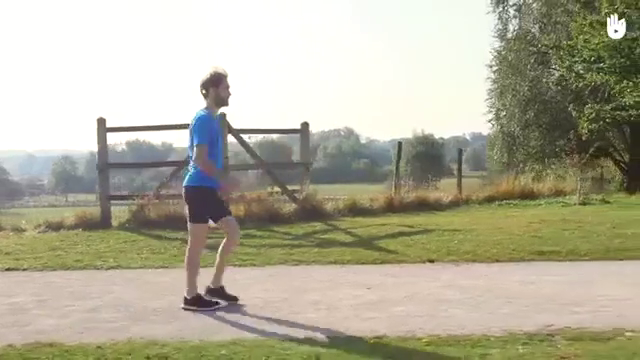
#> input picture frame 10 of 2.Computer_vision/Motion_detection/PoseVideos/Marche_plan_lateral.mp4, 640 x 360 px, given in place of ntrast=1.3 brightness=-.2 saturation=1.2 ! appsink drop=True, which was not available
$ python 'Turret_vision(Blue).py'
#> lines starting #> are read from the running program, lines starting #| are printed output that depends on the picture; after the words box and inside, x2 and y2 are one past the last pixel; in counts of white or black regions, pixels touching at a corner belong together; pictures that were not available may be replaced by others from this repository, and a replacement may not be noted
import cv2
import numpy as np
import time
import RPi.GPIO as GPIO

def angle_to_percent (angle) :
    if angle > 180 or angle < 0 :
        return False

    # d'après la datasheet du sg90 et du mg90s
    # 1ms pulse for -90(ou 0) degree (LEFT)
    # 1.5ms pulse for 0(ou 90) degree (MIDDLE)
    # 2ms pulse for 90(ou 180) degree (RIGHT)

    # donc pour du 50hz (20ms)
    # duty cycle pour 0 degre = (1/20)*100 = 5%
    # duty cycle pour 90 degres = (1.5/20)*100 = 7.5%
    # duty cycle pour 180 degres = (2/20)*100 = 10%

    # ça c'est la théorie, en pratique les résultats ne corresponde pas
    #pour ma part j'ai évalué (approximativement) le 0° à 2.5% et le 180° à 12.5%

    start = 2.5
    end = 12.55
    ratio = (end - start)/180 # Calcul du ratio pour passer d'angle à %

    angle_as_percent = angle * ratio

    return start + int(angle_as_percent)

print(cv2.__version__)
timeMark=time.time()

dtFIL=0

def nothing(x):
    pass

cv2.namedWindow('TrackBars')
cv2.moveWindow('TrackBars',1320,0)
cv2.createTrackbar('hueLower', 'TrackBars',110,179,nothing)
cv2.createTrackbar('hueUpper', 'TrackBars',130,179,nothing)
cv2.createTrackbar('satLow', 'TrackBars',160,255,nothing)
cv2.createTrackbar('satHigh', 'TrackBars',255,255,nothing)
cv2.createTrackbar('valLow', 'TrackBars',150,255,nothing)
cv2.createTrackbar('valHigh', 'TrackBars',255,255,nothing)


tilt=90
pan=90

pin_Pan=32
pin_Tilt=33

GPIO.setmode(GPIO.BOARD)
GPIO.setup(pin_Pan, GPIO.OUT)
GPIO.setup(pin_Tilt, GPIO.OUT)
frequence = 50

tilt = GPIO.PWM(pin_Tilt, frequence)
pan = GPIO.PWM(pin_Pan, frequence)

width=720
height=480
flip=2

pos_tilt=90
pos_pan=90
tilt.start(angle_to_percent(pos_tilt))
pan.start(angle_to_percent(pos_pan))


cible=100
cible_p1=(int(-cible+width/2),int(cible+height/2))
cible_p2=(int(cible+width/2),int(-cible+height/2))

font=cv2.FONT_HERSHEY_SIMPLEX
camSet1='nvarguscamerasrc sensor-id=0 ee-mode=1 ee-strength=0 tnr-mode=2 tnr-strength=1 wbmode=3 ! video/x-raw(memory:NVMM), width=3264, height=2464, framerate=21/1,format=NV12 ! nvvidconv flip-method='+str(flip)+' ! video/x-raw, width='+str(width)+', height='+str(height)+', format=BGRx ! videoconvert ! video/x-raw, format=BGR ! videobalance contrast=1.3 brightness=-.2 saturation=1.2 ! appsink drop=True'
record = cv2.VideoWriter('Turret_IA2.avi', cv2.VideoWriter_fourcc(*'MJPG'), 21, (width,height))
cam1=cv2.VideoCapture(camSet1)
while True:
    _, frame1 = cam1.read()
#> frame1 is the input picture: shape (360, 640, 3); mean B, G, R 153.2, 173.9, 177.2


    hsv1=cv2.cvtColor(frame1,cv2.COLOR_BGR2HSV)
#> hsv1: shape (360, 640, 3); mean H, S, V 32.6, 49.8, 179.6

    hueLow=cv2.getTrackbarPos('hueLower', 'TrackBars')
    hueUp=cv2.getTrackbarPos('hueUpper', 'TrackBars')

    Ls=cv2.getTrackbarPos('satLow', 'TrackBars')
    Us=cv2.getTrackbarPos('satHigh', 'TrackBars')

    Lv=cv2.getTrackbarPos('valLow', 'TrackBars')
    Uv=cv2.getTrackbarPos('valHigh', 'TrackBars')

    l_b=np.array([hueLow,Ls,Lv])
    u_b=np.array([hueUp,Us,Uv])


    FGmask1=cv2.inRange(hsv1,l_b,u_b)
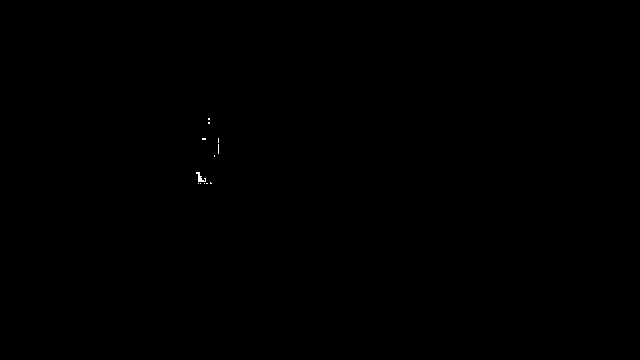
#> FGmask1: shape (360, 640); 0.04% white in thin lines or dots, all inside (x1, y1, x2, y2) = (196, 118, 219, 184)

    cv2.rectangle(FGmask1,cible_p1,cible_p2,(0,255,255),3)

    cv2.imshow('FGmask1',FGmask1)
    cv2.moveWindow('FGmask1',0,0)

    contours1,_ = cv2.findContours(FGmask1,cv2.RETR_EXTERNAL,cv2.CHAIN_APPROX_SIMPLE)
#> contours1 = 12 contours, 11 with area under 20; largest, box (x1, y1, x2, y2) and area: (196, 172, 206, 182) 25
    contours1=sorted(contours1,key=lambda x:cv2.contourArea(x),reverse=True)

    for cnt in contours1:
        area=cv2.contourArea(cnt)
        (x,y,w,h)=cv2.boundingRect(cnt)
        if area>=100:
            cv2.rectangle(frame1,(x,y),(x+w,y+h),(0,255,255),3)

            objX=x+w/2
            objY=y+h/2
            errorPan=objX-width/2
            errorTilt=objY-height/2


            if abs(errorPan)>cible:
                pos_pan=pos_pan-errorPan/40
            if abs(errorTilt)>cible:
                pos_tilt=pos_tilt+errorTilt/40
            if pos_pan>180:
                pos_pan=180
                print(f'Pan Out of Range{pos_pan}')
            if pos_pan<0:
                pos_pan=0
                print(f'Pan Out of Range{pos_pan}')
            if pos_tilt>160:
                pos_tilt=160
                print(f'Tilt Out of Range {pos_tilt}')
            if pos_tilt<0:
                pos_tilt=0
                print(f'Tilt Out of Range {pos_tilt}')

            tilt.start(angle_to_percent(pos_tilt))
            pan.start(angle_to_percent(pos_pan))

            break
#> this loop made 12 passes
#> (area, x, y, w, h) on pass 1: (25, 196, 172, 10, 10)
#> after the loop, pos_pan = 90; pos_tilt = 90

    dt=time.time()-timeMark
    timeMark=time.time()
    dtFIL=.9*dtFIL + .1*dt
    fps=1/dtFIL
    cv2.rectangle(frame1,(0,0),(150,40),(0,0,255),-1)
    cv2.putText(frame1,'fps: '+str(round(fps,1)),(0,30),font,1,(0,255,255),2)

    cv2.rectangle(frame1,cible_p1,cible_p2,(255,0,255),1)
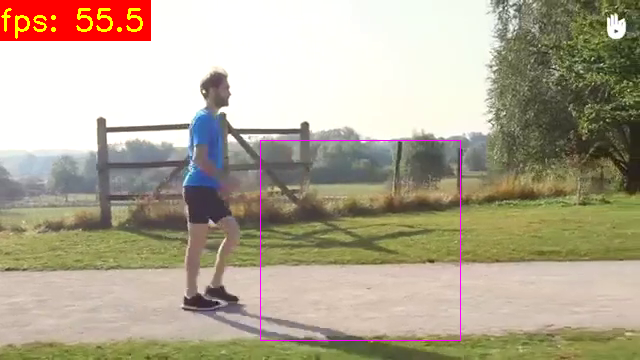
#> frame1: shape (360, 640, 3); mean B, G, R 146.9, 167.6, 177.6
    record.write(frame1)
    cv2.imshow('comboCam',frame1)
    cv2.moveWindow('comboCam',0,450)

    if cv2.waitKey(1)==ord('q'):
#> (key q is pressed here)
        break
cam1.release()
tilt.stop()
#> (this line was passed over: RPi is not available in this run)
pan.stop()
#> (this line was passed over: RPi is not available in this run)
GPIO.cleanup()
cv2.destroyAllWindows()

$ run again, starting later in the video
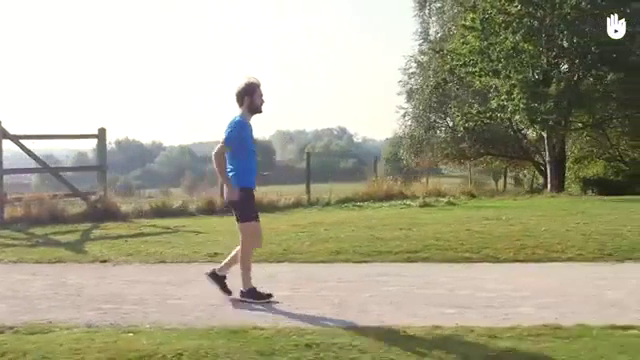
#> input picture frame 46 of 2.Computer_vision/Motion_detection/PoseVideos/Marche_plan_lateral.mp4, 640 x 360 px, given in place of ntrast=1.3 brightness=-.2 saturation=1.2 ! appsink drop=True, which was not available
#> frame1 is the input picture: shape (360, 640, 3); mean B, G, R 141.5, 165.3, 167.8
#> hsv1: shape (360, 640, 3); mean H, S, V 32.7, 57.2, 170.4
#> FGmask1: shape (360, 640); 0.17% white; 6 white regions (5 under 20 px)
#> contours1 = 6 contours, 5 with area under 20; largest, box (x1, y1, x2, y2) and area: (236, 158, 254, 186) 299
#> the loop `for cnt in contours1:` made 1 pass
#> (area, x, y, w, h, objX, objY, errorPan) on pass 1: (299, 236, 158, 18, 28, 245, 172, -115)
#> after the loop `for cnt in contours1:`:
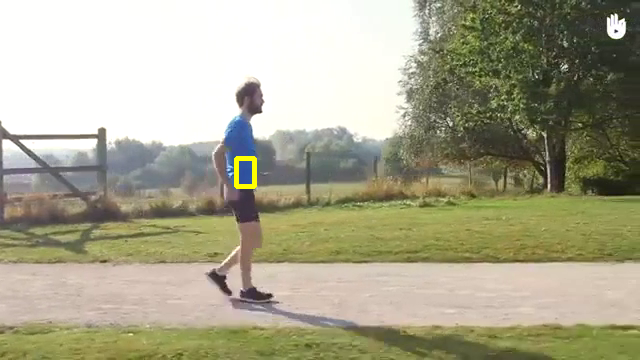
#> frame1: shape (360, 640, 3); 0.19% of pixels changed, all inside (x1, y1, x2, y2) = (234, 156, 257, 189)
#> after the loop `for cnt in contours1:`: pos_pan = 92.88; pos_tilt = 90
#> `cv2.rectangle(frame1,cible_p1,cible_p2,(255,0,255),1)`:
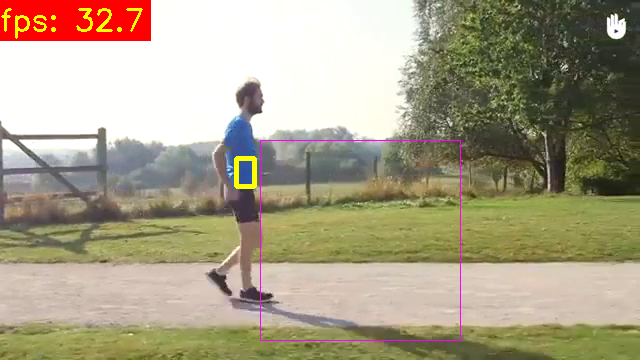
#> frame1: shape (360, 640, 3); mean B, G, R 134.8, 159.2, 168.6

$ run again, starting later in the video
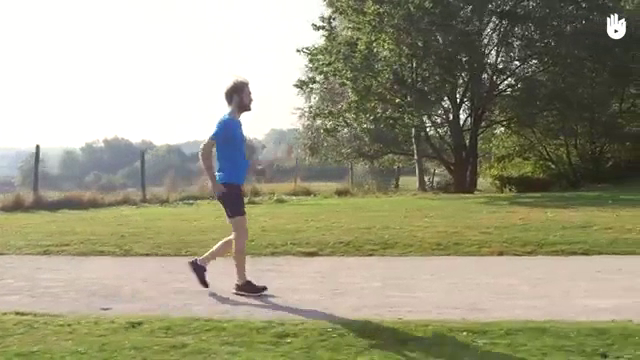
#> input picture frame 82 of 2.Computer_vision/Motion_detection/PoseVideos/Marche_plan_lateral.mp4, 640 x 360 px, given in place of ntrast=1.3 brightness=-.2 saturation=1.2 ! appsink drop=True, which was not available
#> frame1 is the input picture: shape (360, 640, 3); mean B, G, R 128.8, 154.1, 156.1
#> hsv1: shape (360, 640, 3); mean H, S, V 31.7, 60.3, 159
#> FGmask1: shape (360, 640); 0.12% white; 6 white regions (4 under 20 px)
#> contours1 = 6 contours, 4 with area under 20; largest, box (x1, y1, x2, y2) and area: (222, 160, 238, 180) 181, (232, 125, 239, 139) 20
#> the loop `for cnt in contours1:` made 1 pass
#> (area, x, y, w, h, objX, objY, errorPan) on pass 1: (181, 222, 160, 16, 20, 230, 170, -130)
#> after the loop `for cnt in contours1:`:
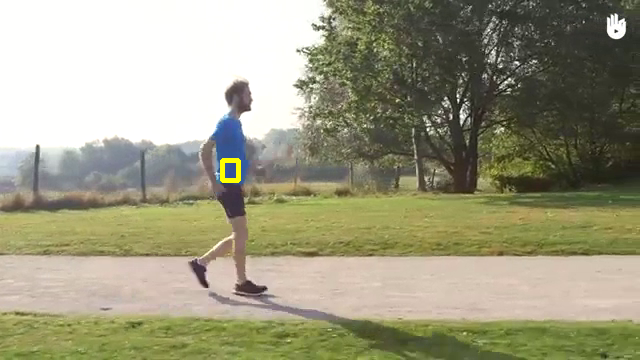
#> frame1: shape (360, 640, 3); 0.15% of pixels changed, all inside (x1, y1, x2, y2) = (220, 158, 241, 183)
#> after the loop `for cnt in contours1:`: pos_pan = 93.25; pos_tilt = 90
#> `cv2.rectangle(frame1,cible_p1,cible_p2,(255,0,255),1)`:
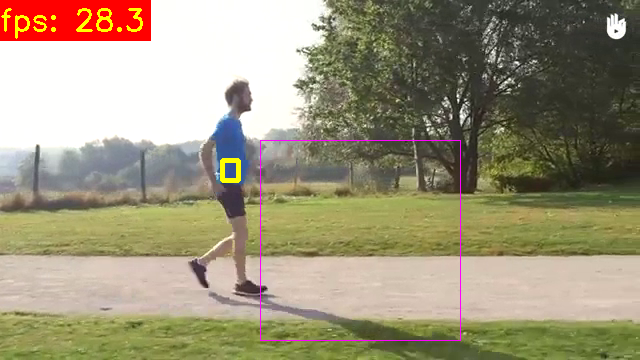
#> frame1: shape (360, 640, 3); mean B, G, R 122.3, 148.1, 156.8
